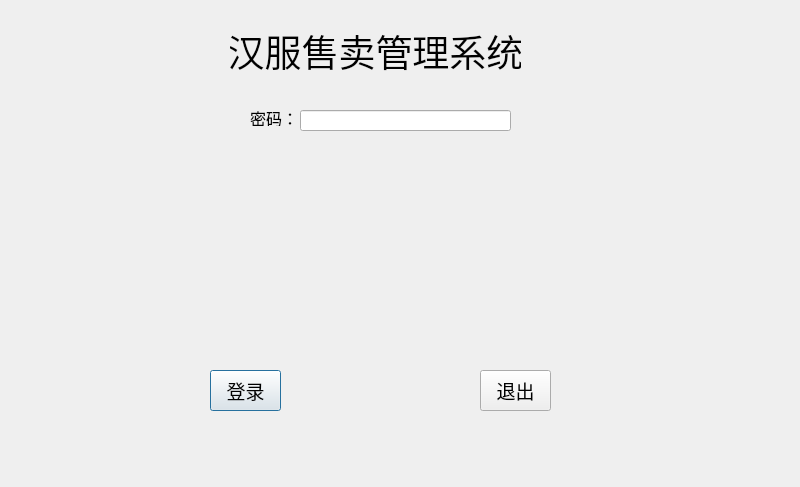
<?xml version="1.0" encoding="UTF-8"?>
<ui version="4.0">
 <class>LoginDialog</class>
 <widget class="QDialog" name="LoginDialog">
  <property name="geometry">
   <rect>
    <x>0</x>
    <y>0</y>
    <width>800</width>
    <height>487</height>
   </rect>
  </property>
  <property name="windowTitle">
   <string>Dialog</string>
  </property>
  <property name="styleSheet">
   <string notr="true">background-image: url(:/water_black.jpg);</string>
  </property>
  <widget class="QLabel" name="label">
   <property name="geometry">
    <rect>
     <x>230</x>
     <y>30</y>
     <width>291</width>
     <height>41</height>
    </rect>
   </property>
   <property name="font">
    <font>
     <family>华文行楷</family>
     <pointsize>28</pointsize>
    </font>
   </property>
   <property name="frameShape">
    <enum>QFrame::NoFrame</enum>
   </property>
   <property name="text">
    <string>汉服售卖管理系统</string>
   </property>
   <property name="alignment">
    <set>Qt::AlignCenter</set>
   </property>
  </widget>
  <widget class="QLabel" name="label_2">
   <property name="geometry">
    <rect>
     <x>250</x>
     <y>110</y>
     <width>54</width>
     <height>16</height>
    </rect>
   </property>
   <property name="font">
    <font>
     <family>楷体</family>
     <pointsize>12</pointsize>
    </font>
   </property>
   <property name="text">
    <string>密码：</string>
   </property>
  </widget>
  <widget class="QLineEdit" name="pwdLineEdit">
   <property name="geometry">
    <rect>
     <x>300</x>
     <y>110</y>
     <width>211</width>
     <height>21</height>
    </rect>
   </property>
   <property name="echoMode">
    <enum>QLineEdit::Password</enum>
   </property>
  </widget>
  <widget class="QPushButton" name="loginBtn">
   <property name="geometry">
    <rect>
     <x>210</x>
     <y>370</y>
     <width>71</width>
     <height>41</height>
    </rect>
   </property>
   <property name="font">
    <font>
     <family>华文新魏</family>
     <pointsize>14</pointsize>
    </font>
   </property>
   <property name="text">
    <string>登录</string>
   </property>
  </widget>
  <widget class="QPushButton" name="quitBtn">
   <property name="geometry">
    <rect>
     <x>480</x>
     <y>370</y>
     <width>71</width>
     <height>41</height>
    </rect>
   </property>
   <property name="font">
    <font>
     <family>华文新魏</family>
     <pointsize>14</pointsize>
    </font>
   </property>
   <property name="text">
    <string>退出</string>
   </property>
  </widget>
 </widget>
 <resources/>
 <connections/>
</ui>
